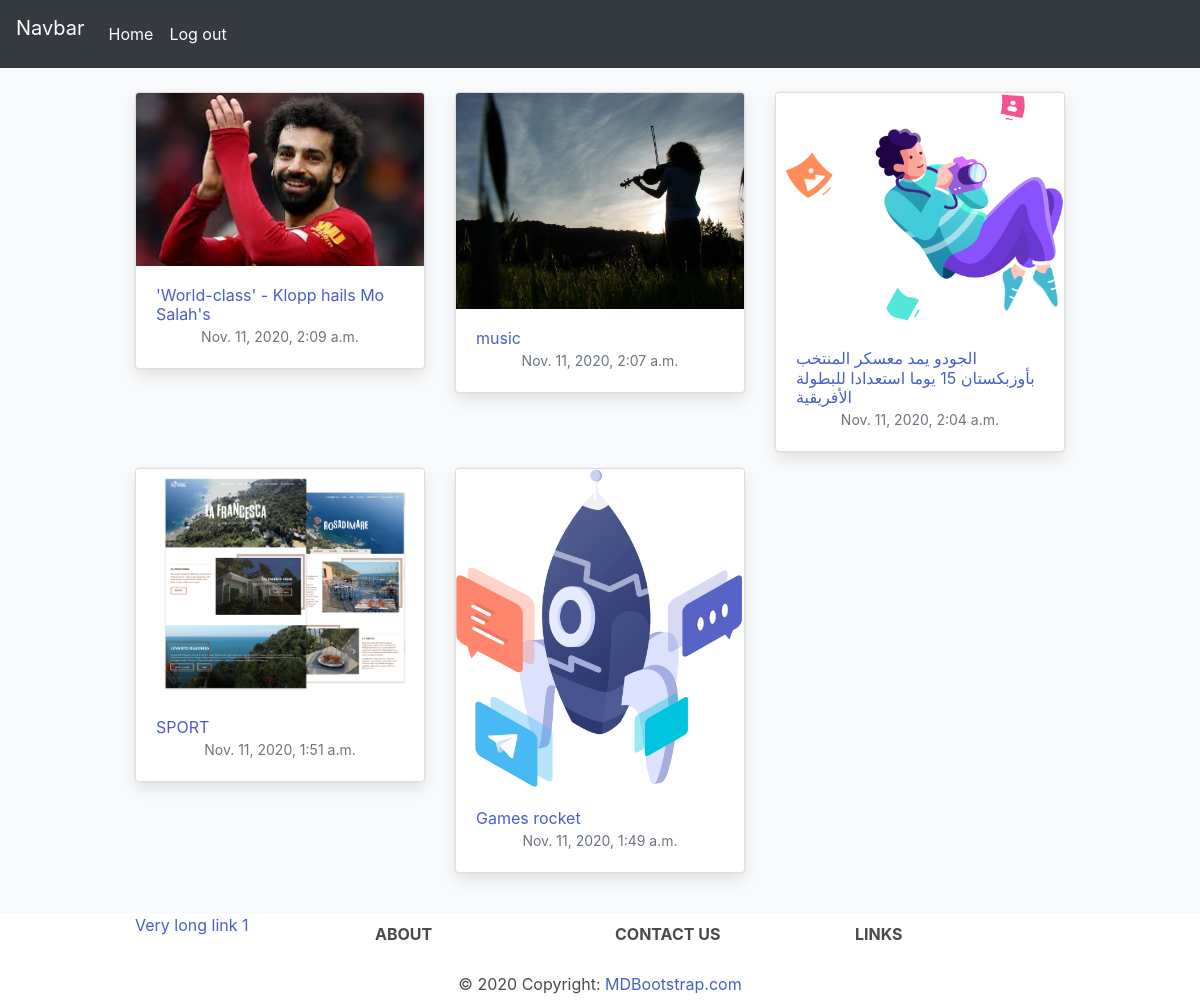
The page / (signed in) on the database its author committed.
### core/models.py (models this page shows, shortened)
class Core(models.Model):
    title = models.CharField(max_length=200)
    excpert =RichTextField(null=True , blank=True)
    author = models.ForeignKey(User , on_delete=models.CASCADE)
    slug = models.SlugField(max_length=200 , unique=True)
    image = models.ImageField(upload_to ='uploads/')
    updated = models.DateTimeField(auto_now=True)
    puplished = models.DateTimeField(default=timezone.now)
    def get_absolute_url(self):
        return reverse("core:singleview", args=[self.slug] )
    class Meta:
        ordering = ['-puplished']
        verbose_name_plural = 'Core'

### core/views.py (the view)
class IndexView(ListView):
    model = Core
    template_name = 'core/core_list.html'

### templates/core/core_list.html
{% extends 'core/base.html' %}
{% load static %}
{% block content%}
<div class="album py-5 bg-light">
    <div class="container">
        <div class="row">
            {% for core in object_list %}
            <div class="col-md-4">
                <div class="card mb-4 box-shadow">
                    <img class='card-img-top' src="{{ core.image.url }}" alt='card image cap' width="500" height="300">
                    <div class="card-body">
                        <h4 class=""><a href="{{core.get_absolute_url}}">{{core.title}}</a></h4>
                        <div class="d-flex justify-content-center align-items-center">
                            <div class="">
                                <small class="text-muted">{{core.puplished}}</small>
                            </div>
                        </div>
                    </div>
                </div>
            </div>
            {% endfor %}
        </div>
    </div>
</div>
{% endblock%}

### rows shown on the page
Core: image (picture), title "'World-class' - Klopp hails Mo Salah's", puplished "Nov. 11, 2020, 2:09 a.m."
Core: image (picture), title "music", puplished "Nov. 11, 2020, 2:07 a.m."
Core: image (picture), title "الجودو يمد معسكر المنتخب بأوزبكستان 15 يوما استعدادا للبطولة الأفريقية", puplished "Nov. 11, 2020, 2:04 a.m."
Core: image (picture), title "SPORT", puplished "Nov. 11, 2020, 1:51 a.m."
Core: image (picture), title "Games rocket", puplished "Nov. 11, 2020, 1:49 a.m."
